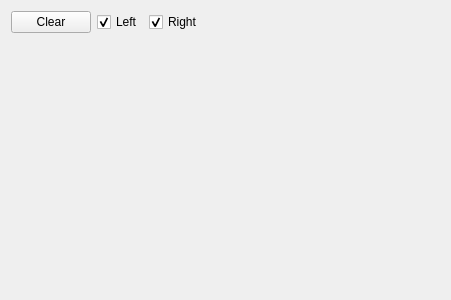
<?xml version="1.0" encoding="UTF-8"?>
<ui version="4.0">
 <class>ControlPlotWidget</class>
 <widget class="QWidget" name="ControlPlotWidget">
  <property name="geometry">
   <rect>
    <x>0</x>
    <y>0</y>
    <width>451</width>
    <height>300</height>
   </rect>
  </property>
  <property name="windowTitle">
   <string>Form</string>
  </property>
  <layout class="QVBoxLayout" name="verticalLayout">
   <item>
    <layout class="QVBoxLayout" name="master_layout">
     <item>
      <layout class="QHBoxLayout" name="toolbar_buttons">
       <item>
        <widget class="QPushButton" name="clear_button">
         <property name="enabled">
          <bool>true</bool>
         </property>
         <property name="sizePolicy">
          <sizepolicy hsizetype="Minimum" vsizetype="Fixed">
           <horstretch>0</horstretch>
           <verstretch>0</verstretch>
          </sizepolicy>
         </property>
         <property name="text">
          <string>Clear</string>
         </property>
        </widget>
       </item>
       <item>
        <widget class="QCheckBox" name="left_checkbox">
         <property name="text">
          <string>Left</string>
         </property>
         <property name="checked">
          <bool>true</bool>
         </property>
        </widget>
       </item>
       <item>
        <widget class="QCheckBox" name="right_checkbox">
         <property name="text">
          <string>Right</string>
         </property>
         <property name="checked">
          <bool>true</bool>
         </property>
        </widget>
       </item>
       <item>
        <spacer name="horizontalSpacer">
         <property name="orientation">
          <enum>Qt::Horizontal</enum>
         </property>
         <property name="sizeHint" stdset="0">
          <size>
           <width>40</width>
           <height>20</height>
          </size>
         </property>
        </spacer>
       </item>
       <item>
        <widget class="QPushButton" name="screenshot_button">
         <property name="text">
          <string/>
         </property>
         <property name="icon">
          <iconset resource="../simulator.qrc">
           <normaloff>:/images/camera.svg</normaloff>:/images/camera.svg</iconset>
         </property>
         <property name="flat">
          <bool>true</bool>
         </property>
        </widget>
       </item>
      </layout>
     </item>
     <item>
      <layout class="QGridLayout" name="checkbox_layout"/>
     </item>
     <item>
      <spacer name="verticalSpacer">
       <property name="orientation">
        <enum>Qt::Vertical</enum>
       </property>
       <property name="sizeHint" stdset="0">
        <size>
         <width>20</width>
         <height>40</height>
        </size>
       </property>
      </spacer>
     </item>
    </layout>
   </item>
  </layout>
 </widget>
 <resources>
  <include location="../simulator.qrc"/>
 </resources>
 <connections/>
</ui>
